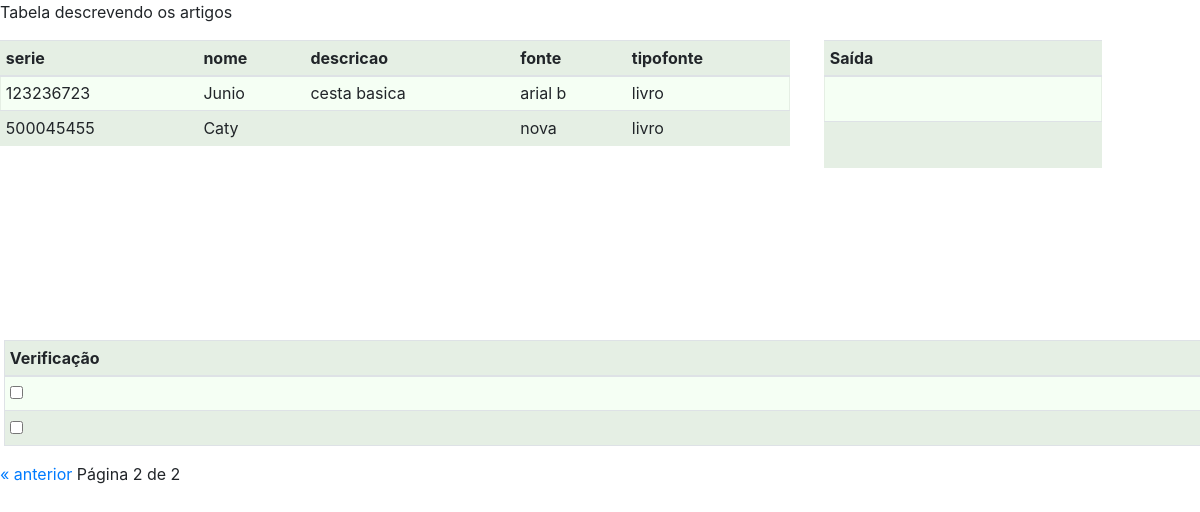
The app's page /tabela/?page=2 with its own data.
### tabela/models.py (models this page shows)
class Dataset (models.Model):
    serie = models.BigIntegerField(_("serie"), unique=True)
    nome = models.CharField(_("nome"), max_length=150)
    descricao = models.CharField(_("descrição"), max_length=255)
    fonte = models.CharField(_("fonte"), max_length=255)
    tipofonte = models.ForeignKey(Source, on_delete=models.CASCADE, default=1)
    def get_string_fields(self):
        field_names = [field.name for field in Dataset._meta.get_fields()]
        values = []
        for field_name in field_names[1:]:
            values.append('%s' % getattr(self, field_name))
        return values

class Source(models.Model):
    tipo = models.CharField(_("tipo"), unique=True, max_length=100)
    def __str__(self):
        return self.tipo

### tabela/views.py (the view)
# urls.py: path('', views.index, name='index'),
def index(request):
    p = Paginator(Dataset.objects.all(), 8)
    page = request.GET.get('page')
    dataset = p.get_page(page)
    allFields = Dataset._meta.get_fields()
    return render(request, 'tabela/index.html', {'dataset': dataset, 'allFields': allFields[1:]})

### tabela/templates/tabela/index.html (shortened to what this page needs)
{% load static %}
<!DOCTYPE html>
<html lang="en">
<head>
    <link rel="stylesheet" href="{% static 'css/styles.css' %}">
    <link rel="stylesheet" href="{% static 'css/bootstrap.min.css' %}">
    <link rel="stylesheet" href="{% static 'fa/css/all.min.css' %}">
</head>
<body>
<p>Tabela descrevendo os artigos</p>
<div class="row">
    <div class="col-md-8">
        <div class="table-responsive-sm">
        <table class="table table-sm table-hover" width="100%">
        <thead style="background-color: #ffffff">
            {% for label in allFields %}
            <th>{{ label.name }}</th>
            {% endfor %}
        </thead>
        <tbody>
        {% for item in dataset %}
        <tr >
            {% for field in item.get_string_fields %}
            <td>{{ field }}</td>
            {% endfor %}
        </tr>
        {% endfor %}
        </tbody>
        </table>
    </div>
    </div>
    <div class="col-md-3">
        <table class="table table-hover table-sm ml-1">
            <thead>
                <th> Saída </th>
            </thead>
            <tbody>
            {% for item in dataset %}
            <tr>
               <td class="align-middle" style="height: 40px; max-height: 40px;">
                   <embed type="text/html" src="{{ item.id }}" width="100%" height="100%">
               </td>
            </tr>
            {% endfor %}
            </tbody>
        </table>
        <embed type="text/html" src="add-source" width="100%" height="100%" onClick="window.location.reload();">
    </div>
    <div class="col">
        <table id="check-table" class="table table-bordered table-sm ml-1">
            <thead>
                <th> Verificação </th>
            </thead>
            <tbody>
            {% for item in dataset %}
            <tr>
               <td class="align-middle">
                    <div class="form-check form-switch">
                    <input class="form-check-input" type="checkbox" role="switch" id="flexSwitchCheckDefault" />
                    </div>
               </td>
            </tr>
            {% endfor %}
            </tbody>
        </table>
    </div>
</div>
<p> {% if dataset.has_previous %}
    <a href="?page={{ dataset.previous_page_number }}"> &laquo; anterior </a>
    {% endif %}
    Página {{ dataset.number }} de {{dataset.paginator.num_pages}}
</p>
</body>
</html>

### tabela/static/css/styles.css (style rules this page uses)
body { background-color: #fdfff9; }
table { border: 1px solid #e5efe4; overflow-x: scroll; }
th { background-color: #e5efe4; }
tr { background-color: #f5fff4; }
tr:nth-child(even) { background-color: #e5efe4; }

### records on screen
Dataset: get_string_fields "123236723" "Junio" "cesta basica" "arial b"
Source: get_string_fields "livro" "livro"
Dataset: get_string_fields "500045455" "Caty" "nova"

### other values on screen
{{ label.name }} "serie" "nome" "descricao" "fonte" "tipofonte"
{{ dataset.number }} "2"
{{ dataset.paginator.num_pages }} "2"
